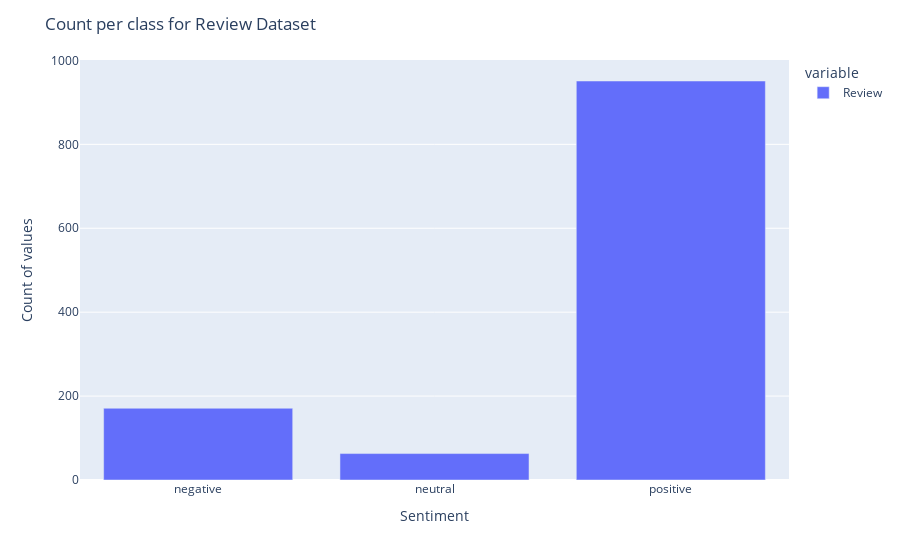

Notebook cell for this chart:
### Code cell
import plotly.express as px
fig = px.bar(squidgame_df.groupby('Class').count())
fig.update_layout(
    title='Count per class for Review Dataset',
)
fig.update_xaxes(title='Sentiment')
fig.update_yaxes(title='Count of values')

### Figure 1 — Plotly figure (JSON) as saved in the notebook; plotly's stock layout.template omitted (floating-point values rounded to 4 significant figures)
{"data": [{"alignmentgroup": "True", "hovertemplate": "variable=Review<br>Class=%{x}<br>value=%{y}<extra></extra>", "legendgroup": "Review", "marker": {"color": "#636efa", "pattern": {"shape": ""}}, "name": "Review", "offsetgroup": "Review", "orientation": "v", "showlegend": true, "textposition": "auto", "type": "bar", "x": ["negative", "neutral", "positive"], "xaxis": "x", "y": [171, 63, 951], "yaxis": "y"}], "layout": {"barmode": "relative", "legend": {"title": {"text": "variable"}, "tracegroupgap": 0}, "margin": {"t": 60}, "title": {"text": "Count per class for Review Dataset"}, "xaxis": {"anchor": "y", "domain": [0, 1], "title": {"text": "Sentiment"}}, "yaxis": {"anchor": "x", "domain": [0, 1], "title": {"text": "Count of values"}}}}
